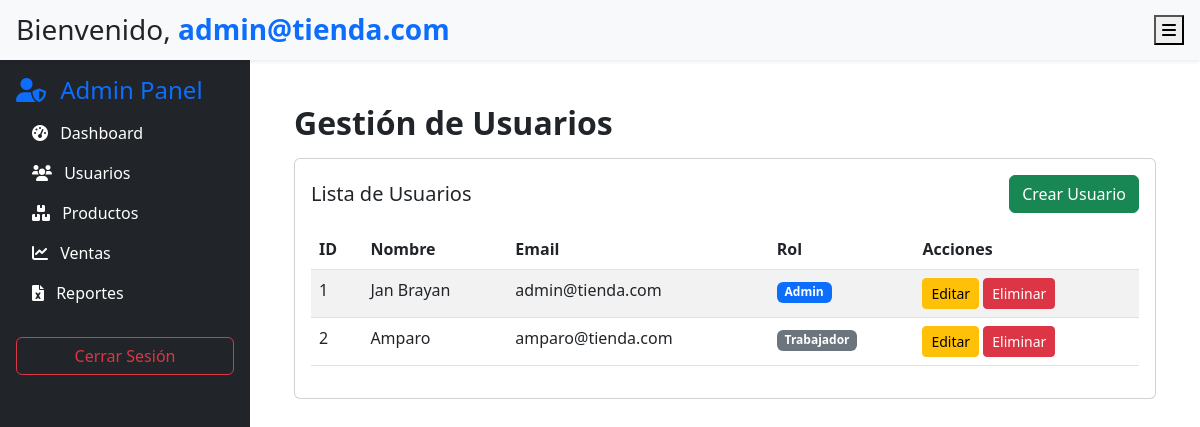
The page /dashboard/usuarios (signed in) on the database its author committed.
### app/models.py (models this page shows, shortened)
class Usuario(UserMixin, db.Model):
    id = db.Column(db.Integer, primary_key=True)
    nombre = db.Column(db.String(100), nullable=False)  # Campo para el nombre
    email = db.Column(db.String(120), unique=True, nullable=False)  # Correo único
    password_hash = db.Column(db.String(128), nullable=False)  # Contraseña cifrada
    es_admin = db.Column(db.Boolean, default=False)  # Indicador de rol de administrador
    created_at = db.Column(db.DateTime, default=lambda: datetime.now(TZ))  # Fecha de creación
    updated_at = db.Column(db.DateTime, default=lambda: datetime.now(TZ), onupdate=lambda: datetime.now(TZ))  # Última modificación
    ventas = db.relationship('Venta', backref='usuario', lazy=True)

### app/dashboard/routes.py (the view)
@dashboard.route('/usuarios')
@login_required
def usuarios():
    if not current_user.es_admin:
        return redirect(url_for('dashboard.index'))
    usuarios = Usuario.query.all()
    form = UsuarioForm()
    return render_template('dashboard/usuarios.html',
                           user=current_user,
                           usuarios=usuarios,
                           form=form)

### app/templates/dashboard/usuarios.html (shortened to what this page needs)
{% extends "dashboard/base_dashboard.html" %}
{% block content %}
<h2 class="fw-bold">Gestión de Usuarios</h2>
<div class="card mt-3">
    <div class="card-body">
        <h5 class="card-title d-flex justify-content-between align-items-center">
            <span>Lista de Usuarios</span>
            {% if current_user.es_admin %}
            <button class="btn btn-success" data-bs-toggle="modal" data-bs-target="#crearUsuarioModal">
                 Crear Usuario
            </button>
            {% endif %}
        </h5>
        <table class="table table-striped table-hover mt-3">
            <thead>
                <tr>
                    <th>ID</th>
                    <th>Nombre</th>
                    <th>Email</th>
                    <th>Rol</th>
                    <th>Acciones</th>
                </tr>
            </thead>
            <tbody>
                {% for usuario in usuarios %}
                <tr>
                    <td>{{ usuario.id }}</td>
                    <td>{{ usuario.nombre }}</td>
                    <td>{{ usuario.email }}</td>
                    <td>
                        <span class="badge bg-{{ 'primary' if usuario.es_admin else 'secondary' }}">
                            {{ 'Admin' if usuario.es_admin else 'Trabajador' }}
                        </span>
                    </td>
                    <td>
                        <button class="btn btn-sm btn-warning" data-bs-toggle="modal"
                                data-bs-target="#editarUsuarioModal{{ usuario.id }}">
                             Editar
                        </button>
                        <form method="POST" action="{{ url_for('dashboard.eliminar_usuario', usuario_id=usuario.id) }}"
                              style="display:inline;">
                            <button type="submit" class="btn btn-sm btn-danger">
                                 Eliminar
                            </button>
                        </form>
                    </td>
                </tr>
                {% else %}
                <tr>
                    <td colspan="5" class="text-center">No hay usuarios registrados</td>
                </tr>
                {% endfor %}
            </tbody>
        </table>
    </div>
</div>
{% endblock %}

### app/templates/dashboard/base_dashboard.html (shortened to what this page needs)
<!DOCTYPE html>
<html lang="es">
<head>
    <link href="https://cdn.jsdelivr.net/npm/bootstrap@5.3.0-alpha3/dist/css/bootstrap.min.css" rel="stylesheet">
    <link href="https://cdnjs.cloudflare.com/ajax/libs/font-awesome/6.0.0-beta3/css/all.min.css" rel="stylesheet">
    <link rel="stylesheet" href="{{ url_for('static', filename='css/dashboard.css') }}">
</head>
<body>
    <div class="d-flex">
        <nav class="sidebar" id="sidebar">
            <div class="p-3">
                {% if current_user.es_admin %}
                    <h4 class="text-primary"><i class="fas fa-user-shield me-2"></i> Admin Panel</h4>
                {% else %}
                    <h4 class="text-primary"><i class="fas fa-user me-2"></i> Panel Trabajador</h4>
                {% endif %}
                <ul class="nav flex-column">
                    <li class="nav-item">
                        <a href="{{ url_for('dashboard.index') }}" class="nav-link text-white">
                            <i class="fas fa-tachometer-alt me-2"></i> Dashboard
                        </a>
                    </li>
                    {% if current_user.es_admin %}
                    <li class="nav-item">
                        <a href="{{ url_for('dashboard.usuarios') }}" class="nav-link text-white">
                            <i class="fas fa-users me-2"></i> Usuarios
                        </a>
                    </li>
                    {% endif %}
                    <li class="nav-item">
                        <a href="{{ url_for('dashboard.productos') }}" class="nav-link text-white">
                            <i class="fas fa-boxes me-2"></i> Productos
                        </a>
                    </li>
                    <li class="nav-item">
                        <a href="{{ url_for('dashboard.ventas') }}" class="nav-link text-white">
                            <i class="fas fa-chart-line me-2"></i> Ventas
                        </a>
                    </li>
                    {% if current_user.es_admin %}
                    <li class="nav-item">
                        <a href="{{ url_for('dashboard.reportes') }}" class="nav-link text-white">
                            <i class="fas fa-file-excel me-2"></i> Reportes
                        </a>
                    </li>
                    {% endif %}
                    <li class="nav-item mt-4">
                        <a href="{{ url_for('auth.logout') }}" class="btn btn-outline-danger w-100">Cerrar Sesión</a>
                    </li>
                </ul>
            </div>
        </nav>
        <div class="content" id="content">
            <header class="bg-light p-3 shadow-sm d-flex justify-content-between align-items-center">
                <h3 class="m-0">
                    Bienvenido, <span class="text-primary fw-bold">{{ user.email }}</span>
                </h3>
                <button class="header-btn" id="toggleSidebar">
                    <i class="fas fa-bars"></i>
                </button>
            </header>
            <div class="main-content p-4">
                {% block content %}{% endblock %}
            </div>
        </div>
    </div>
</body>
</html>

### app/static/css/dashboard.css (style rules this page uses)
.sidebar { min-width: 250px; max-width: 250px; background-color: #212529; color: white; transition: all 0.3s ease; position: fixed; top: 60px; left: 0; height: calc(100vh - 60px); z-index: 1000; }
header { position: fixed; top: 0; left: 0; width: 100%; background-color: #f8f9fa; z-index: 1100; padding: 10px 20px; box-shadow: 0px 4px 8px rgba(0, 0, 0, 0.1); height: 60px; }
.content { margin-left: 250px; margin-top: 60px; transition: margin-left 0.3s ease; padding: 20px; width: 100%; }

### rows shown on the page
Usuario: email "admin@tienda.com", id "1", nombre "Jan Brayan", es_admin "Admin"
Usuario: id "2", nombre "Amparo", email "amparo@tienda.com", es_admin "Trabajador"
